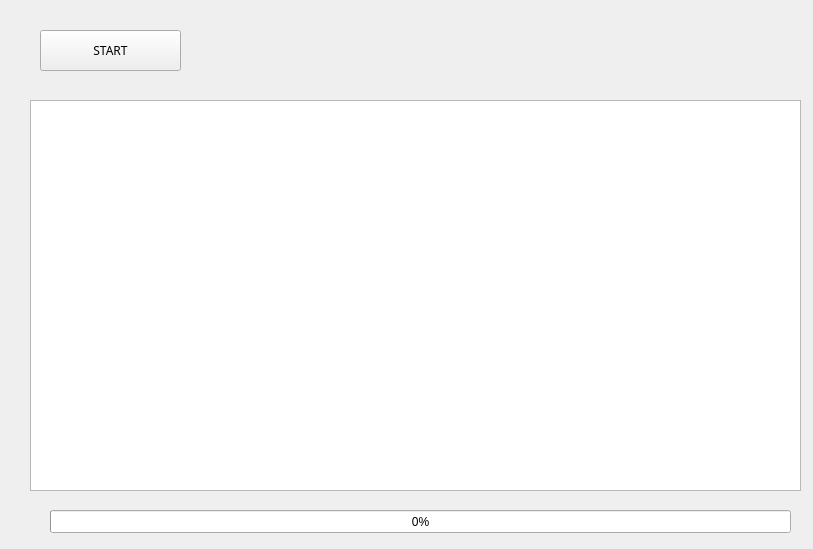
<?xml version="1.0" encoding="UTF-8"?>
<ui version="4.0">
 <class>Form</class>
 <widget class="QWidget" name="Form">
  <property name="geometry">
   <rect>
    <x>0</x>
    <y>0</y>
    <width>813</width>
    <height>549</height>
   </rect>
  </property>
  <property name="windowTitle">
   <string>스레드 테스트</string>
  </property>
  <widget class="QPushButton" name="btnStart">
   <property name="geometry">
    <rect>
     <x>40</x>
     <y>30</y>
     <width>141</width>
     <height>41</height>
    </rect>
   </property>
   <property name="font">
    <font>
     <family>나눔고딕</family>
    </font>
   </property>
   <property name="text">
    <string>START</string>
   </property>
  </widget>
  <widget class="QTextBrowser" name="txblog">
   <property name="geometry">
    <rect>
     <x>30</x>
     <y>100</y>
     <width>771</width>
     <height>391</height>
    </rect>
   </property>
  </widget>
  <widget class="QProgressBar" name="pgbTask">
   <property name="geometry">
    <rect>
     <x>50</x>
     <y>510</y>
     <width>741</width>
     <height>23</height>
    </rect>
   </property>
   <property name="value">
    <number>0</number>
   </property>
  </widget>
 </widget>
 <resources/>
 <connections/>
</ui>
